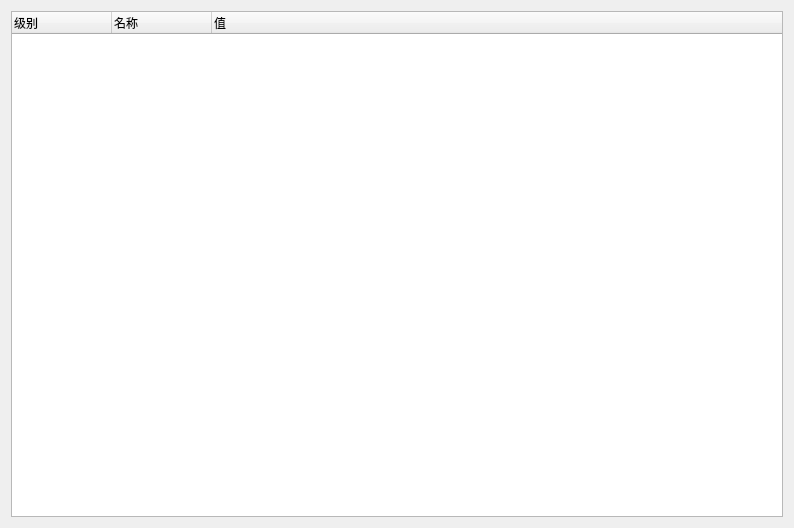
<?xml version="1.0" encoding="UTF-8"?>
<ui version="4.0">
 <class>SeerStackArgumentsBrowserWidgetForm</class>
 <widget class="QWidget" name="SeerStackArgumentsBrowserWidgetForm">
  <property name="geometry">
   <rect>
    <x>0</x>
    <y>0</y>
    <width>794</width>
    <height>528</height>
   </rect>
  </property>
  <property name="windowTitle">
   <string>Form</string>
  </property>
  <layout class="QGridLayout" name="gridLayout">
   <item row="0" column="0" colspan="2">
    <widget class="QTreeWidget" name="argumentsTreeWidget">
     <property name="columnCount">
      <number>3</number>
     </property>
     <column>
      <property name="text">
       <string>级别</string>
      </property>
     </column>
     <column>
      <property name="text">
       <string>名称</string>
      </property>
     </column>
     <column>
      <property name="text">
       <string>值</string>
      </property>
     </column>
    </widget>
   </item>
  </layout>
 </widget>
 <resources/>
 <connections/>
</ui>
